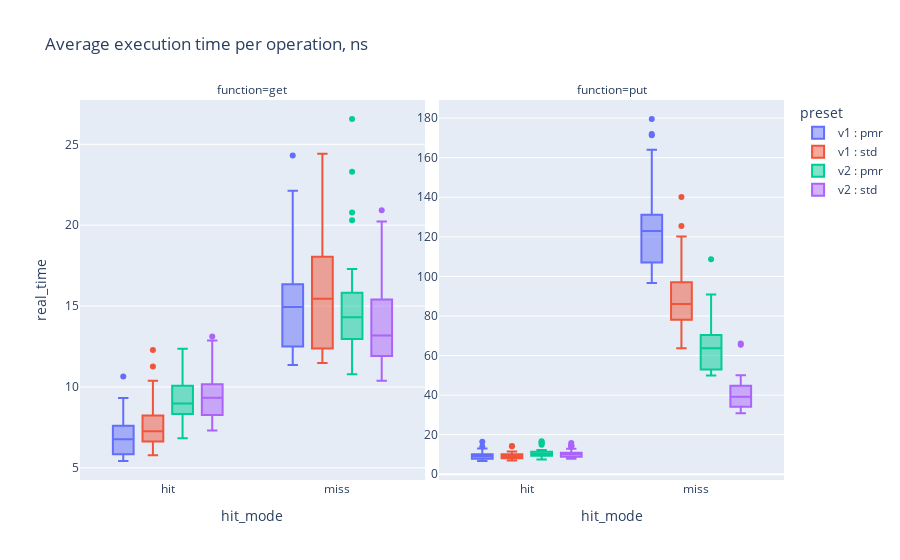

Notebook source saved alongside this figure:
### Code cell
def parse_run_name(run_name: str | None) -> dict[str, str | None]:
    # Example: LRUCacheBench<std, hit>::put/iterations:100/manual_time
    if (run_name is not None) and (m := re.match(r"^LRUCacheBench<([^,]+), ([^,]+), ([^>]+)>::(\w+)", run_name)):
        version, allocator, hit_mode, function = m.groups()
        return {"version": version, "allocator": allocator, "hit_mode": hit_mode, "function": function}
    return {}


data = (
    benchmark.select(
        pl.col("run_name").alias("name"),
        pl.col("run_type"),
        pl.col("real_time"),
        pl.col("time_unit"),
    )
    .filter(pl.col("name").str.starts_with("LRUCacheBench"))
    .filter(pl.col("run_type") == "iteration")
    .with_columns(
        pl.col("name").map_elements(
            parse_run_name,
            return_dtype=pl.Struct({"version": pl.Utf8, "allocator": pl.Utf8, "hit_mode": pl.Utf8, "function": pl.Utf8}),
        )
    )
    .unnest("name")
    .with_columns(
        pl.concat_str(
            [
                pl.col("version"),
                pl.lit(" : "),
                pl.col("allocator"),
            ]
        ).alias("preset")
    )
    .sort("function", "hit_mode", "version", "allocator")
)
assert data["time_unit"].unique().to_list() == ["ns"]

fig = px.box(
    data,
    x="hit_mode",
    y="real_time",
    color="preset",
    facet_col="function",
    title="Average execution time per operation, ns",
)
fig.update_yaxes(matches=None)
fig.for_each_yaxis(lambda yaxis: yaxis.update(showticklabels=True))

fig.write_html("bench.html")
fig.show()

### Figure 1 — Plotly figure (JSON) as saved in the notebook; plotly's stock layout.template omitted (floating-point values rounded to 4 significant figures)
{"data": [{"alignmentgroup": "True", "hovertemplate": "preset=v1 : pmr<br>function=get<br>hit_mode=%{x}<br>real_time=%{y}<extra></extra>", "legendgroup": "v1 : pmr", "marker": {"color": "#636efa"}, "name": "v1 : pmr", "notched": false, "offsetgroup": "v1 : pmr", "orientation": "v", "showlegend": true, "type": "box", "x": ["hit", "hit", "hit", "hit", "hit", "hit", "hit", "hit", "hit", "hit", "hit", "hit", "hit", "hit", "hit", "hit", "hit", "hit", "hit", "hit", "hit", "hit", "hit", "hit", "hit", "hit", "hit", "hit", "hit", "hit", "hit", "hit", "hit", "hit", "hit", "hit", "hit", "hit", "hit", "hit", "hit", "hit", "hit", "hit", "hit", "hit", "hit", "hit", "hit", "hit", "miss", "miss", "miss", "miss", "miss", "miss", "miss", "miss", "miss", "miss", "miss", "miss", "miss", "miss", "miss", "miss", "miss", "miss", "miss", "miss", "miss", "miss", "miss", "miss", "miss", "miss", "miss", "miss", "miss", "miss", "miss", "miss", "miss", "miss", "miss", "miss", "miss", "miss", "miss", "miss", "miss", "miss", "miss", "miss", "miss", "miss", "miss", "miss", "miss", "miss"], "x0": " ", "xaxis": "x", "y": [8.276, 6.081, 9.323, 10.65, 8.878, 9.201, 8.356, 5.432, 7.658, 7.602, 6.735, 6.908, 7.49, 6.956, 6.927, 8.026, 7.436, 6.795, 6.55, 6.571, 6.304, 6.661, 6.712, 7.458, 7.438, 7.326, 7.508, 8.476, 7.457, 7.279, 7.714, 5.977, 6.492, 6.158, 5.836, 5.843, 5.534, 5.422, 5.434, 5.599, 5.658, 5.791, 5.565, 5.791, 5.774, 6.16, 6.31, 5.814, 8.968, 8.427, 16.58, 19.29, 12.12, 12.64, 11.85, 12.37, 11.75, 11.52, 12.26, 12.5, 11.36, 11.43, 12.09, 12.83, 12.37, 12.21, 12.17, 16.88, 16.17, 14.65, 14.51, 15.03, 15.83, 13.99, 13.98, 13.87, 14.04, 16.36, 15.5, 14.98, 14.73, 15.17, 14.25, 15.19, 15.48, 14.9, 15.6, 15.31, 15.91, 13.52, 17.16, 15.93, 17.14, 17.59, 17.18, 21.12, 21.77, 22.12, 24.31, 18.12], "y0": " ", "yaxis": "y"}, {"alignmentgroup": "True", "hovertemplate": "preset=v1 : pmr<br>function=put<br>hit_mode=%{x}<br>real_time=%{y}<extra></extra>", "legendgroup": "v1 : pmr", "marker": {"color": "#636efa"}, "name": "v1 : pmr", "notched": false, "offsetgroup": "v1 : pmr", "orientation": "v", "showlegend": false, "type": "box", "x": ["hit", "hit", "hit", "hit", "hit", "hit", "hit", "hit", "hit", "hit", "hit", "hit", "hit", "hit", "hit", "hit", "hit", "hit", "hit", "hit", "hit", "hit", "hit", "hit", "hit", "hit", "hit", "hit", "hit", "hit", "hit", "hit", "hit", "hit", "hit", "hit", "hit", "hit", "hit", "hit", "hit", "hit", "hit", "hit", "hit", "hit", "hit", "hit", "hit", "hit", "miss", "miss", "miss", "miss", "miss", "miss", "miss", "miss", "miss", "miss", "miss", "miss", "miss", "miss", "miss", "miss", "miss", "miss", "miss", "miss", "miss", "miss", "miss", "miss", "miss", "miss", "miss", "miss", "miss", "miss", "miss", "miss", "miss", "miss", "miss", "miss", "miss", "miss", "miss", "miss", "miss", "miss", "miss", "miss", "miss", "miss", "miss", "miss", "miss", "miss"], "x0": " ", "xaxis": "x2", "y": [6.875, 9.711, 11.38, 12.47, 11.67, 14.02, 16.35, 10.88, 12.98, 9.843, 10.01, 9.167, 12.57, 8.216, 10.15, 8.373, 8.321, 8.608, 9.204, 9.001, 8.685, 9.601, 10.01, 8.127, 7.871, 8.939, 7.892, 7.828, 11.94, 8.063, 9.332, 10.89, 10.64, 10.16, 9.778, 10.93, 10.12, 9.627, 8.335, 8.359, 7.236, 6.92, 7.059, 7.013, 6.779, 6.781, 6.745, 6.684, 6.827, 6.855, 105.6, 116.6, 102.7, 158.9, 152.6, 154.9, 160.2, 172.0, 124.0, 157.0, 124.4, 135.0, 122.2, 127.8, 124.6, 119.7, 164.0, 119.0, 130.9, 118.7, 171.4, 116.6, 119.5, 116.1, 112.4, 179.6, 128.7, 128.3, 130.9, 131.0, 120.4, 135.4, 137.3, 123.8, 124.2, 131.1, 126.1, 114.3, 115.6, 107.1, 98.39, 96.66, 98.7, 103.1, 100.6, 98.31, 103.1, 98.14, 97.36, 105.0], "y0": " ", "yaxis": "y2"}, {"alignmentgroup": "True", "hovertemplate": "preset=v1 : std<br>function=get<br>hit_mode=%{x}<br>real_time=%{y}<extra></extra>", "legendgroup": "v1 : std", "marker": {"color": "#EF553B"}, "name": "v1 : std", "notched": false, "offsetgroup": "v1 : std", "orientation": "v", "showlegend": true, "type": "box", "x": ["hit", "hit", "hit", "hit", "hit", "hit", "hit", "hit", "hit", "hit", "hit", "hit", "hit", "hit", "hit", "hit", "hit", "hit", "hit", "hit", "hit", "hit", "hit", "hit", "hit", "hit", "hit", "hit", "hit", "hit", "hit", "hit", "hit", "hit", "hit", "hit", "hit", "hit", "hit", "hit", "hit", "hit", "hit", "hit", "hit", "hit", "hit", "hit", "hit", "hit", "miss", "miss", "miss", "miss", "miss", "miss", "miss", "miss", "miss", "miss", "miss", "miss", "miss", "miss", "miss", "miss", "miss", "miss", "miss", "miss", "miss", "miss", "miss", "miss", "miss", "miss", "miss", "miss", "miss", "miss", "miss", "miss", "miss", "miss", "miss", "miss", "miss", "miss", "miss", "miss", "miss", "miss", "miss", "miss", "miss", "miss", "miss", "miss", "miss", "miss"], "x0": " ", "xaxis": "x", "y": [7.286, 8.645, 5.915, 6.195, 5.824, 7.242, 6.306, 5.914, 6.136, 6.451, 6.621, 12.28, 6.652, 6.631, 6.077, 7.168, 8.075, 7.283, 8.895, 8.115, 8.397, 6.969, 7.148, 6.326, 5.785, 6.476, 7.546, 7.233, 7.218, 7.795, 7.423, 7.152, 6.929, 6.745, 7.458, 8.239, 6.897, 8.133, 8.789, 11.27, 7.713, 8.601, 6.212, 10.38, 7.739, 8.26, 8.566, 8.1, 8.722, 9.118, 12.82, 11.75, 12.38, 12.1, 13.41, 11.53, 12.05, 11.89, 11.62, 11.48, 11.91, 12.35, 13.33, 11.96, 12.11, 11.9, 18.04, 15.18, 15.89, 16.98, 16.01, 19.18, 14.38, 21.05, 16.43, 14.88, 15.71, 20.21, 16.22, 13.73, 13.93, 13.51, 14.98, 15.71, 15.5, 15.4, 16.23, 15.23, 17.44, 18.28, 15.51, 19.33, 17.21, 24.42, 18.57, 20.58, 23.86, 22.5, 21.52, 19.21], "y0": " ", "yaxis": "y"}, {"alignmentgroup": "True", "hovertemplate": "preset=v1 : std<br>function=put<br>hit_mode=%{x}<br>real_time=%{y}<extra></extra>", "legendgroup": "v1 : std", "marker": {"color": "#EF553B"}, "name": "v1 : std", "notched": false, "offsetgroup": "v1 : std", "orientation": "v", "showlegend": false, "type": "box", "x": ["hit", "hit", "hit", "hit", "hit", "hit", "hit", "hit", "hit", "hit", "hit", "hit", "hit", "hit", "hit", "hit", "hit", "hit", "hit", "hit", "hit", "hit", "hit", "hit", "hit", "hit", "hit", "hit", "hit", "hit", "hit", "hit", "hit", "hit", "hit", "hit", "hit", "hit", "hit", "hit", "hit", "hit", "hit", "hit", "hit", "hit", "hit", "hit", "hit", "hit", "miss", "miss", "miss", "miss", "miss", "miss", "miss", "miss", "miss", "miss", "miss", "miss", "miss", "miss", "miss", "miss", "miss", "miss", "miss", "miss", "miss", "miss", "miss", "miss", "miss", "miss", "miss", "miss", "miss", "miss", "miss", "miss", "miss", "miss", "miss", "miss", "miss", "miss", "miss", "miss", "miss", "miss", "miss", "miss", "miss", "miss", "miss", "miss", "miss", "miss"], "x0": " ", "xaxis": "x2", "y": [7.972, 6.963, 7.176, 9.052, 9.26, 9.394, 9.281, 8.756, 9.254, 8.9, 10.34, 10.88, 9.552, 10.76, 11.25, 9.153, 14.22, 10.0, 10.06, 11.08, 10.79, 14.15, 10.9, 9.261, 11.48, 10.09, 9.666, 9.253, 9.758, 7.368, 7.486, 7.839, 7.088, 7.32, 7.868, 7.841, 7.483, 7.532, 8.381, 9.26, 9.088, 9.03, 9.052, 8.051, 8.583, 8.958, 8.273, 8.263, 10.1, 8.834, 79.86, 67.37, 140.2, 125.5, 97.64, 117.4, 114.2, 113.2, 107.8, 101.0, 86.69, 89.32, 97.02, 92.15, 83.72, 88.73, 86.3, 80.88, 91.84, 85.11, 70.51, 82.67, 78.15, 79.0, 78.36, 88.87, 79.88, 120.2, 79.35, 78.77, 87.47, 88.69, 89.56, 111.6, 87.95, 108.5, 92.53, 84.74, 85.71, 71.6, 63.72, 66.42, 67.61, 66.23, 69.59, 67.89, 67.39, 100.3, 67.24, 70.45], "y0": " ", "yaxis": "y2"}, {"alignmentgroup": "True", "hovertemplate": "preset=v2 : pmr<br>function=get<br>hit_mode=%{x}<br>real_time=%{y}<extra></extra>", "legendgroup": "v2 : pmr", "marker": {"color": "#00cc96"}, "name": "v2 : pmr", "notched": false, "offsetgroup": "v2 : pmr", "orientation": "v", "showlegend": true, "type": "box", "x": ["hit", "hit", "hit", "hit", "hit", "hit", "hit", "hit", "hit", "hit", "hit", "hit", "hit", "hit", "hit", "hit", "hit", "hit", "hit", "hit", "hit", "hit", "hit", "hit", "hit", "hit", "hit", "hit", "hit", "hit", "hit", "hit", "hit", "hit", "hit", "hit", "hit", "hit", "hit", "hit", "hit", "hit", "hit", "hit", "hit", "hit", "hit", "hit", "hit", "hit", "miss", "miss", "miss", "miss", "miss", "miss", "miss", "miss", "miss", "miss", "miss", "miss", "miss", "miss", "miss", "miss", "miss", "miss", "miss", "miss", "miss", "miss", "miss", "miss", "miss", "miss", "miss", "miss", "miss", "miss", "miss", "miss", "miss", "miss", "miss", "miss", "miss", "miss", "miss", "miss", "miss", "miss", "miss", "miss", "miss", "miss", "miss", "miss", "miss", "miss"], "x0": " ", "xaxis": "x", "y": [11.05, 9.985, 7.075, 6.825, 7.825, 8.596, 7.438, 7.727, 7.766, 7.528, 9.899, 8.996, 10.44, 10.08, 10.25, 9.242, 9.624, 8.967, 9.142, 9.285, 8.887, 8.847, 8.566, 9.128, 8.795, 8.691, 8.335, 7.987, 7.959, 7.364, 8.455, 9.267, 8.937, 8.949, 9.352, 8.677, 8.97, 9.06, 11.0, 8.258, 10.09, 10.53, 10.14, 9.242, 10.19, 10.73, 12.36, 11.43, 10.75, 7.076, 10.89, 16.03, 20.78, 17.11, 17.11, 20.31, 16.97, 17.3, 26.57, 15.15, 13.9, 12.96, 15.29, 13.96, 23.3, 15.78, 16.16, 13.63, 14.16, 13.73, 14.33, 14.3, 14.45, 15.81, 13.73, 12.98, 11.64, 12.78, 11.09, 10.79, 11.81, 11.7, 10.91, 11.4, 11.29, 13.89, 15.02, 14.0, 15.82, 14.15, 15.3, 14.45, 14.89, 14.66, 15.29, 17.08, 16.07, 13.49, 12.85, 12.48], "y0": " ", "yaxis": "y"}, {"alignmentgroup": "True", "hovertemplate": "preset=v2 : pmr<br>function=put<br>hit_mode=%{x}<br>real_time=%{y}<extra></extra>", "legendgroup": "v2 : pmr", "marker": {"color": "#00cc96"}, "name": "v2 : pmr", "notched": false, "offsetgroup": "v2 : pmr", "orientation": "v", "showlegend": false, "type": "box", "x": ["hit", "hit", "hit", "hit", "hit", "hit", "hit", "hit", "hit", "hit", "hit", "hit", "hit", "hit", "hit", "hit", "hit", "hit", "hit", "hit", "hit", "hit", "hit", "hit", "hit", "hit", "hit", "hit", "hit", "hit", "hit", "hit", "hit", "hit", "hit", "hit", "hit", "hit", "hit", "hit", "hit", "hit", "hit", "hit", "hit", "hit", "hit", "hit", "hit", "hit", "miss", "miss", "miss", "miss", "miss", "miss", "miss", "miss", "miss", "miss", "miss", "miss", "miss", "miss", "miss", "miss", "miss", "miss", "miss", "miss", "miss", "miss", "miss", "miss", "miss", "miss", "miss", "miss", "miss", "miss", "miss", "miss", "miss", "miss", "miss", "miss", "miss", "miss", "miss", "miss", "miss", "miss", "miss", "miss", "miss", "miss", "miss", "miss", "miss", "miss"], "x0": " ", "xaxis": "x2", "y": [10.36, 8.603, 8.205, 7.764, 9.447, 7.732, 8.577, 7.513, 8.257, 8.284, 7.448, 9.356, 9.582, 9.901, 11.86, 11.41, 11.4, 11.51, 11.76, 11.4, 10.81, 10.76, 11.15, 10.22, 10.14, 10.68, 10.26, 8.305, 9.555, 9.338, 9.806, 9.61, 8.905, 9.642, 10.22, 9.38, 11.15, 8.916, 9.646, 11.64, 12.23, 9.443, 14.95, 11.07, 11.95, 11.85, 10.87, 15.52, 16.16, 16.67, 59.42, 60.34, 58.36, 62.45, 82.83, 72.68, 76.86, 77.75, 80.53, 108.6, 90.86, 63.99, 67.19, 63.71, 62.91, 74.7, 65.83, 59.99, 70.11, 65.04, 63.46, 65.16, 59.87, 62.91, 84.14, 68.69, 63.91, 68.95, 66.26, 88.32, 63.72, 70.39, 71.35, 61.48, 71.58, 64.11, 51.38, 52.18, 51.39, 53.0, 51.27, 49.85, 52.08, 53.41, 51.05, 49.99, 51.45, 51.88, 52.15, 50.65], "y0": " ", "yaxis": "y2"}, {"alignmentgroup": "True", "hovertemplate": "preset=v2 : std<br>function=get<br>hit_mode=%{x}<br>real_time=%{y}<extra></extra>", "legendgroup": "v2 : std", "marker": {"color": "#ab63fa"}, "name": "v2 : std", "notched": false, "offsetgroup": "v2 : std", "orientation": "v", "showlegend": true, "type": "box", "x": ["hit", "hit", "hit", "hit", "hit", "hit", "hit", "hit", "hit", "hit", "hit", "hit", "hit", "hit", "hit", "hit", "hit", "hit", "hit", "hit", "hit", "hit", "hit", "hit", "hit", "hit", "hit", "hit", "hit", "hit", "hit", "hit", "hit", "hit", "hit", "hit", "hit", "hit", "hit", "hit", "hit", "hit", "hit", "hit", "hit", "hit", "hit", "hit", "hit", "hit", "miss", "miss", "miss", "miss", "miss", "miss", "miss", "miss", "miss", "miss", "miss", "miss", "miss", "miss", "miss", "miss", "miss", "miss", "miss", "miss", "miss", "miss", "miss", "miss", "miss", "miss", "miss", "miss", "miss", "miss", "miss", "miss", "miss", "miss", "miss", "miss", "miss", "miss", "miss", "miss", "miss", "miss", "miss", "miss", "miss", "miss", "miss", "miss", "miss", "miss"], "x0": " ", "xaxis": "x", "y": [9.483, 10.56, 7.636, 7.371, 7.366, 7.521, 7.755, 7.373, 12.87, 7.305, 7.808, 7.646, 8.213, 8.427, 8.666, 13.11, 7.484, 8.908, 7.658, 11.83, 10.38, 10.02, 9.767, 10.21, 9.396, 10.34, 9.287, 10.18, 8.259, 9.334, 8.935, 9.225, 9.324, 9.097, 9.463, 8.706, 9.186, 9.133, 9.47, 10.16, 9.783, 8.577, 9.947, 9.988, 9.821, 9.519, 11.72, 11.3, 10.53, 11.27, 13.7, 12.0, 10.58, 13.04, 11.17, 10.49, 10.75, 11.08, 10.38, 10.67, 10.9, 10.92, 10.71, 12.27, 13.86, 18.24, 12.35, 15.45, 14.97, 14.26, 13.32, 14.54, 11.46, 12.02, 12.21, 11.96, 12.4, 12.13, 15.44, 20.23, 17.16, 16.41, 15.88, 16.94, 20.92, 19.64, 12.49, 13.43, 15.41, 18.03, 13.61, 14.26, 12.5, 13.42, 15.96, 13.87, 14.43, 12.87, 11.89, 11.92], "y0": " ", "yaxis": "y"}, {"alignmentgroup": "True", "hovertemplate": "preset=v2 : std<br>function=put<br>hit_mode=%{x}<br>real_time=%{y}<extra></extra>", "legendgroup": "v2 : std", "marker": {"color": "#ab63fa"}, "name": "v2 : std", "notched": false, "offsetgroup": "v2 : std", "orientation": "v", "showlegend": false, "type": "box", "x": ["hit", "hit", "hit", "hit", "hit", "hit", "hit", "hit", "hit", "hit", "hit", "hit", "hit", "hit", "hit", "hit", "hit", "hit", "hit", "hit", "hit", "hit", "hit", "hit", "hit", "hit", "hit", "hit", "hit", "hit", "hit", "hit", "hit", "hit", "hit", "hit", "hit", "hit", "hit", "hit", "hit", "hit", "hit", "hit", "hit", "hit", "hit", "hit", "hit", "hit", "miss", "miss", "miss", "miss", "miss", "miss", "miss", "miss", "miss", "miss", "miss", "miss", "miss", "miss", "miss", "miss", "miss", "miss", "miss", "miss", "miss", "miss", "miss", "miss", "miss", "miss", "miss", "miss", "miss", "miss", "miss", "miss", "miss", "miss", "miss", "miss", "miss", "miss", "miss", "miss", "miss", "miss", "miss", "miss", "miss", "miss", "miss", "miss", "miss", "miss"], "x0": " ", "xaxis": "x2", "y": [10.37, 7.762, 10.82, 10.62, 14.67, 11.35, 10.61, 14.52, 12.78, 10.03, 11.32, 10.24, 11.25, 8.695, 10.72, 8.459, 9.656, 9.28, 8.969, 9.156, 9.493, 9.218, 9.601, 9.402, 10.41, 14.04, 8.331, 10.06, 11.54, 10.39, 8.688, 10.77, 12.06, 10.86, 9.985, 10.64, 10.08, 12.85, 7.921, 8.341, 7.887, 7.973, 10.06, 14.04, 7.9, 8.449, 8.881, 8.251, 15.8, 9.469, 45.56, 66.09, 40.05, 31.07, 34.17, 33.38, 32.32, 32.7, 31.54, 30.85, 33.46, 33.04, 32.98, 31.34, 33.1, 34.37, 33.93, 38.68, 39.3, 42.08, 38.88, 39.03, 45.45, 45.58, 46.58, 41.55, 41.59, 65.47, 44.7, 43.48, 39.99, 37.24, 37.19, 42.37, 37.98, 38.11, 38.15, 43.17, 44.44, 45.93, 37.54, 48.29, 41.9, 37.1, 38.01, 42.76, 45.32, 44.97, 50.02, 45.86], "y0": " ", "yaxis": "y2"}], "layout": {"annotations": [{"font": {}, "showarrow": false, "text": "function=get", "x": 0.245, "xanchor": "center", "xref": "paper", "y": 1, "yanchor": "bottom", "yref": "paper"}, {"font": {}, "showarrow": false, "text": "function=put", "x": 0.755, "xanchor": "center", "xref": "paper", "y": 1, "yanchor": "bottom", "yref": "paper"}], "boxmode": "group", "legend": {"title": {"text": "preset"}, "tracegroupgap": 0}, "title": {"text": "Average execution time per operation, ns"}, "xaxis": {"anchor": "y", "domain": [0, 0.49], "title": {"text": "hit_mode"}}, "xaxis2": {"anchor": "y2", "domain": [0.51, 1], "matches": "x", "title": {"text": "hit_mode"}}, "yaxis": {"anchor": "x", "domain": [0, 1], "showticklabels": true, "title": {"text": "real_time"}}, "yaxis2": {"anchor": "x2", "domain": [0, 1], "showticklabels": true}}}
